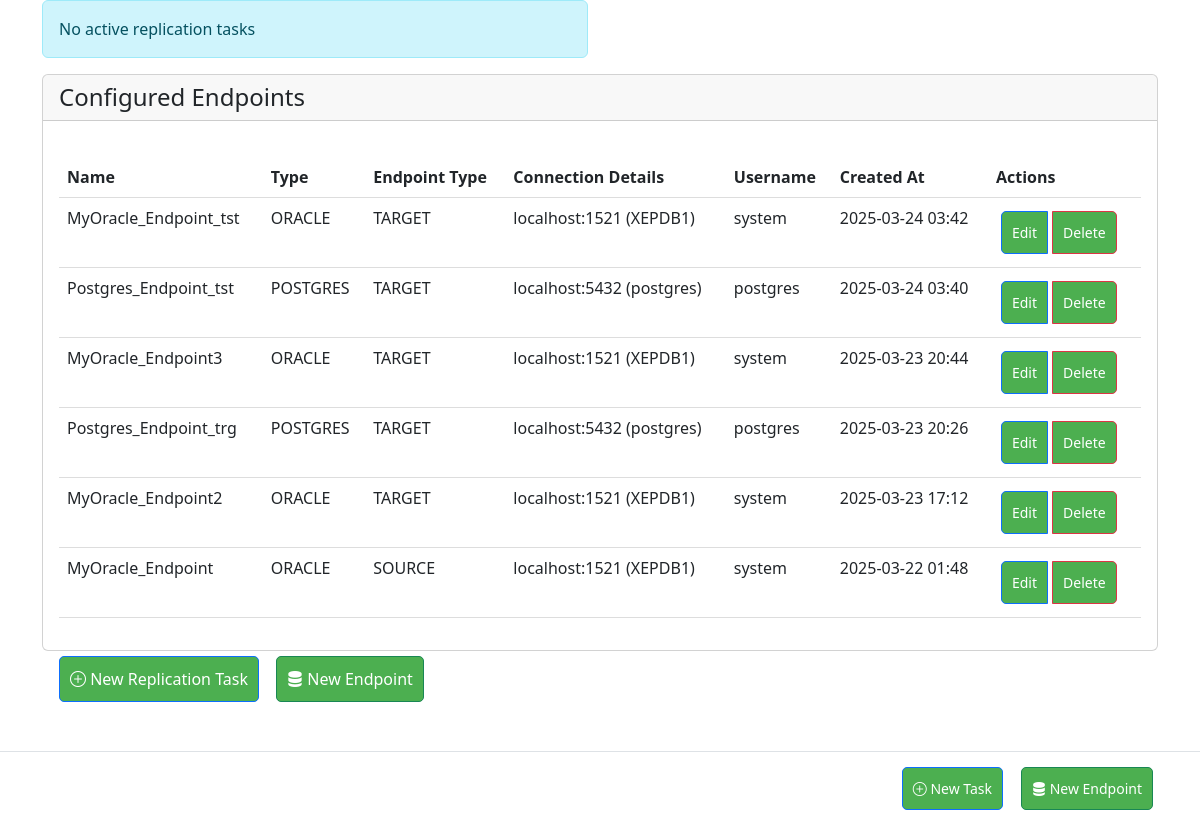
The page / on the database its author committed.
### app/models/endpoint.py (models this page shows, shortened)
class Endpoint(db.Model):
    id = db.Column(db.Integer, primary_key=True)
    name = db.Column(db.String(100), nullable=False)
    type = db.Column(db.String(20), nullable=False)  # oracle, mysql, bigquery
    username = db.Column(db.String(100), nullable=False)
    password = db.Column(db.String(100), nullable=False)
    host = db.Column(db.String(100))  # For oracle/mysql
    port = db.Column(db.Integer)  # For oracle/mysql
    service_name = db.Column(db.String(100))  # For oracle
    dataset = db.Column(db.String(100))  # For bigquery
    credentials_json = db.Column(db.Text)  # For bigquery
    database = db.Column(db.String(100))  # For mysql
    created_at = db.Column(db.DateTime, default=db.func.now())
    target_schema = db.Column(db.String(100))  # New field for target schema
    endpoint_type = db.Column(db.String(20), nullable=False, default='source')  # source or target

### app/web/routes.py (the view)
@bp.route('/')
def dashboard():
    page = request.args.get('page', 1, type=int)
    per_page = 10
    tasks = ReplicationTask.query.order_by(ReplicationTask.created_at.desc()).all()
    endpoints = Endpoint.query.order_by(Endpoint.created_at.desc()).all()
    return render_template('dashboard.html',
                           tasks=tasks,
                           endpoints=endpoints)

### app/web/templates/dashboard.html (shortened to what this page needs)
{% extends "base.html" %}
{% block content %}
 <div class="row row-cols-1 row-cols-md-2 g-4" id="task-monitor">
    {% for task in tasks %}
    <div class="col" data-task-id="{{ task.id }}">
        <div class="card h-100">
          <div class="card-header d-flex justify-content-between align-items-center">
             <div>
                <h5 class="mb-0">{{ task.name }}</h5>
                <small class="text-muted">ID: {{ task.id }}</small>
             </div>
             <span class="task-status-badge badge bg-{{ 'success' if task.status == 'running' else 'danger' }}">
                     {{ task.status|upper }}
             </span>
          </div>
            <div class="card-body">
                <div class="row g-2 mb-3">
                    <div class="col-6">
                        <small class="text-muted">Latency</small>
                        <div class="h5" data-metric="latency">--</div>
                    </div>
                    <div class="col-6">
                        <small class="text-muted">Data Volume</small>
                        <div class="h5" data-metric="volume">--</div>
                    </div>
                </div>
                <div class="row g-2">
                    <div class="col-4 text-center">
                        <div class="text-success">
                            <small>Inserts</small>
                            <div class="h5" data-metric="inserts">0</div>
                        </div>
                    </div>
                    <div class="col-4 text-center">
                        <div class="text-warning">
                            <small>Updates</small>
                            <div class="h5" data-metric="updates">0</div>
                        </div>
                    </div>
                    <div class="col-4 text-center">
                        <div class="text-danger">
                            <small>Deletes</small>
                            <div class="h5" data-metric="deletes">0</div>
                        </div>
                    </div>
                </div>
            </div>
            <div class="card-footer bg-transparent">
                <div class="d-flex justify-content-between">
                    <small class="text-muted">
                        Last updated: <span data-metric="last-updated">--</span>
                    </small>
<div class="btn-group">
    <button class="btn btn-sm btn-success run-btn" data-task-id="{{ task.id }}">
        Run
    </button>
    <button class="btn btn-sm btn-danger stop-task-btn" data-task-id="{{ task.id }}" {% if task.status != 'running' %}disabled{% endif %}>
        Stop
    </button>
    <button class="btn btn-sm btn-warning reload-btn" data-task-id="{{ task.id }}">
        Reload
    </button>
    <a href="{{ url_for('web.edit_task', task_id=task.id) }}" class="btn btn-sm btn-primary">
        Edit
    </a>
    <button class="btn btn-sm btn-danger delete-task-btn" data-task-id="{{ task.id }}" onclick="return confirm('Delete this task?')">
        Delete
    </button>
</div>
                </div>
            </div>
        </div>
    </div>
    {% else %}
    <div class="col-12">
        <div class="alert alert-info">No active replication tasks</div>
    </div>
    {% endfor %}
</div>
    <div class="card">
        <div class="card-header">
            <h4 class="mb-0">Configured Endpoints</h4>
        </div>
        <div class="card-body">
            <table class="table table-hover">
                <thead>
                    <tr>
                        <th>Name</th>
                        <th>Type</th>
                        <th>Endpoint Type</th>
                        <th>Connection Details</th>
                        <th>Username</th>
                        <th>Created At</th>
                        <th>Actions</th>
                    </tr>
                </thead>
                <tbody>
                    {% for endpoint in endpoints %}
                    <tr>
                        <td>{{ endpoint.name }}</td>
                        <td>{{ endpoint.type|upper }}</td>
                        <td>{{ endpoint.endpoint_type|upper }}</td>
                        <td>
                            {% if endpoint.type == 'oracle' %}
                                {{ endpoint.host }}:{{ endpoint.port }} ({{ endpoint.service_name }})
                            {% elif endpoint.type == 'postgres' %}
                                {{ endpoint.host }}:{{ endpoint.port }} ({{ endpoint.database }})
                            {% elif endpoint.type == 'bigquery' %}
                                Dataset: {{ endpoint.dataset }}
                            {% elif endpoint.type == 'mysql' %}
                                Database: {{ endpoint.database }}
                            {% endif %}
                        </td>
                        <td>{{ endpoint.username }}</td>
                        <td>{{ endpoint.created_at.strftime('%Y-%m-%d %H:%M') }}</td>
                        <td>
                            <div class="btn-group">
                                <a href="{{ url_for('web.edit_endpoint', endpoint_id=endpoint.id) }}"
                                   class="btn btn-sm btn-primary">Edit</a>
                                <a href="{{ url_for('web.delete_endpoint', endpoint_id=endpoint.id) }}"
                                   class="btn btn-sm btn-danger"
                                   onclick="return confirm('Delete this endpoint?')">Delete</a>
                            </div>
                        </td>
                    </tr>
                    {% else %}
                    <tr>
                        <td colspan="7" class="text-center">No configured endpoints</td>
                    </tr>
                    {% endfor %}
                </tbody>
            </table>
        </div>
    </div>
<div class="container">
    <div class="d-flex justify-content-between mb-4">
        <div>
            <a href="{{ url_for('web.create_task') }}" class="btn btn-primary">
                <i class="bi bi-plus-circle"></i> New Replication Task
            </a>
            <a href="{{ url_for('web.create_endpoint') }}" class="btn btn-success ms-2">
                <i class="bi bi-server"></i> New Endpoint
            </a>
        </div>
    </div>
    </div>
{% endblock %}

### app/web/templates/base.html (shortened to what this page needs)
<!DOCTYPE html>
<html>
<head>
    <link href="https://cdn.jsdelivr.net/npm/bootstrap@5.3.0/dist/css/bootstrap.min.css" rel="stylesheet">
    <link rel="stylesheet" href="https://cdn.jsdelivr.net/npm/bootstrap-icons@1.11.3/font/bootstrap-icons.min.css">
    <link rel="stylesheet" href="{{ url_for('static', filename='css/dashboard.css') }}">
</head>
<body>
    <main class="container">
        {% block content %}{% endblock %}
    </main>
    <footer class="fixed-footer">
        <div class="container">
            <div class="d-flex justify-content-end gap-2">
                <a href="{{ url_for('web.create_task') }}" class="btn btn-primary btn-sm">
                    <i class="bi bi-plus-circle"></i> New Task
                </a>
                <a href="{{ url_for('web.create_endpoint') }}" class="btn btn-success btn-sm">
                    <i class="bi bi-server"></i> New Endpoint
                </a>
            </div>
        </div>
    </footer>
</body>
</html>

### app/static/css/dashboard.css (style rules this page uses)
.btn { background: #4CAF50; color: white; padding: 10px; border-radius: 5px; text-decoration: none; margin: 5px; }
table { width: 100%; margin-top: 20px; border-collapse: collapse; }
th, td { padding: 12px; text-align: left; border-bottom: 1px solid #ddd; }

### app/web/templates/base.html (style rules this page uses)
body { padding-bottom: 70px; }
.fixed-footer { position: fixed; bottom: 0; left: 0; right: 0; background: white; border-top: 1px solid #dee2e6; padding: 10px 0; z-index: 1000; }

### rows shown on the page
Endpoint: name "MyOracle_Endpoint_tst", type "ORACLE", endpoint_type "TARGET", host "localhost", port "1521", service_name "XEPDB1", username "system", created_at "2025-03-24 03:42"
Endpoint: name "Postgres_Endpoint_tst", type "POSTGRES", endpoint_type "TARGET", host "localhost", port "5432", database "postgres", username "postgres", created_at "2025-03-24 03:40"
Endpoint: name "MyOracle_Endpoint3", type "ORACLE", endpoint_type "TARGET", host "localhost", port "1521", service_name "XEPDB1", username "system", created_at "2025-03-23 20:44"
Endpoint: name "Postgres_Endpoint_trg", type "POSTGRES", endpoint_type "TARGET", host "localhost", port "5432", database "postgres", username "postgres", created_at "2025-03-23 20:26"
Endpoint: name "MyOracle_Endpoint2", type "ORACLE", endpoint_type "TARGET", host "localhost", port "1521", service_name "XEPDB1", username "system", created_at "2025-03-23 17:12"
Endpoint: name "MyOracle_Endpoint", type "ORACLE", endpoint_type "SOURCE", host "localhost", port "1521", service_name "XEPDB1", username "system", created_at "2025-03-22 01:48"
